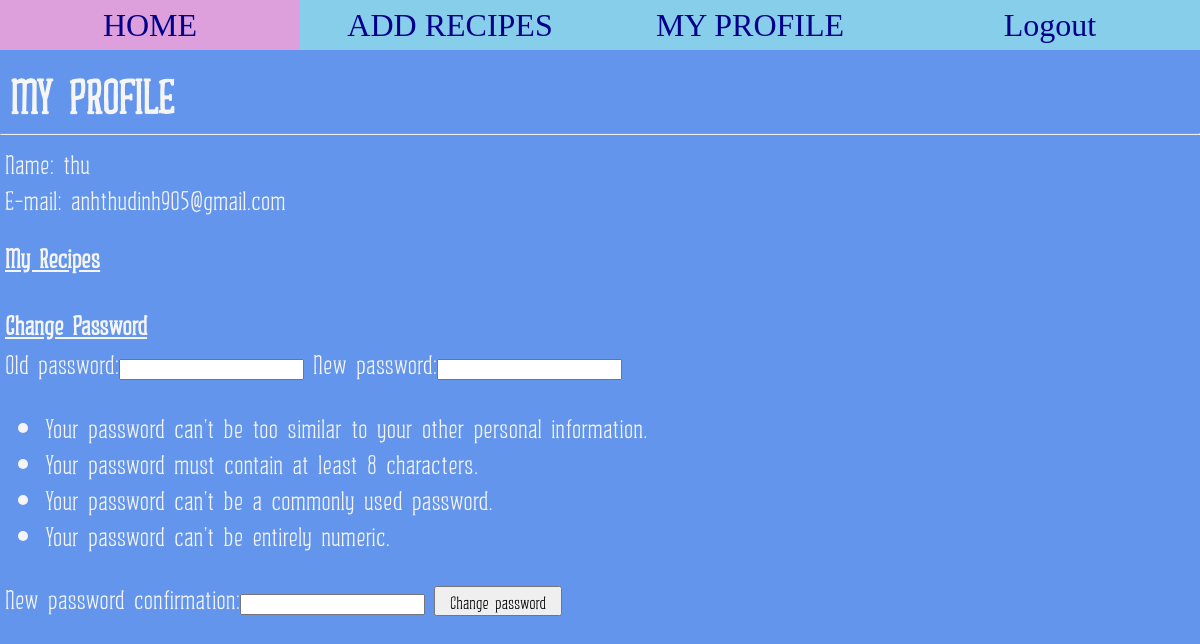
Before: /blog/profile/ (signed in) with the older database file.
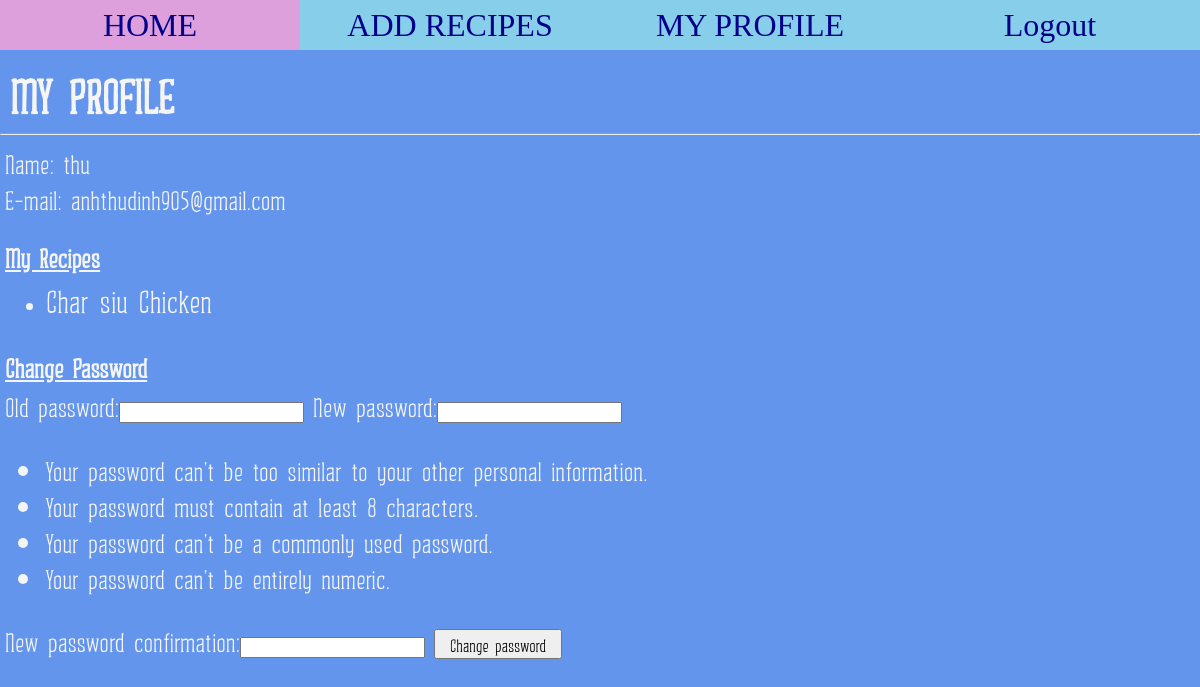
After: the same page with the newer database file.
### blog/models.py (models this page shows, shortened)
class Recipe(models.Model):
    recipe_name = models.CharField(max_length= 200)
    pub_date = models.DateTimeField('date published')
    author = models.ForeignKey(User, on_delete=models.SET_NULL, null=True, blank=True)
    def was_published_recently(self):
        now = timezone.now()
        return now - datetime.timedelta(days=30) <= self.pub_date <= now
    was_published_recently.admin_order_field = 'pub_date'
    was_published_recently.boolean = True
    was_published_recently.short_description = 'Published recently?'

### blog/views.py (the view)
# urls.py: path('profile/', views.ProfileView.as_view(), name='profile'),
class ProfileView(LoginRequiredMixin, generic.ListView):
    redirect_field_name =""
    template_name = 'blog/profile.html'
    model = Recipe
    context_object_name='my_recipe_list'
    def get_context_data(self, **kwargs):
        context = super().get_context_data(**kwargs)
        context['form'] = PasswordChangeForm(self.request.user)
        return context
    def get_queryset(self):
        return Recipe.objects.filter(author__username=self.request.user.username)

### blog/templates/blog/profile.html (shortened to what this page needs)
{% extends 'blog/base.html' %}
{% load static %}
{% block content %}
<h1 class = "pro_heading"> MY PROFILE</h1>
<hr>
<div class = "info">
    <p>Name: {{user.username}}</p>
    <p>E-mail: {{user.email}}</p>
    <h2 class="pro_recipes">My Recipes</h2>
    <div class = "my_recipes">
        <ul class = "my_recipes">
            {% for recipe in my_recipe_list %}
            <li><a href = "{% url 'blog:edit' recipe.id %}">{{recipe.recipe_name}}</a></li>
            {% endfor %}
        </ul>
    </div>
    <h3 class = "change_password">Change Password</h3>
    <div class="change_pass">
    <form action = "{% url 'blog:changepassword' %}" method="POST">
        {{ form }}
        <input type="submit" value= "Change password">
    </form>
    </div>
</div>
{% endblock %}

### blog/templates/blog/base.html (shortened to what this page needs)
<!DOCTYPE html>
{% load static %}
<head>
    <link rel = "stylesheet" type = "text/css" href="{% static 'blog/style.css' %}">
</head>
<body>
    <div class = "navbar">
        {% block navbar %}
        <span id="home">HOME</span>
        <span id="add_recipes">ADD RECIPES</span>
        <span id="my_profile">MY PROFILE</span>
        {% if user.is_authenticated %}
            <span id="logout">Logout</span>
        {% else %}
            <span id="login">Login</span>
        {% endif %}
        {% endblock %}
    </div>
    <div class = "content">
        {% block content %}{% endblock %}
    </div>
</body>

### blog/static/blog/style.css (style rules this page uses)
div.navbar { display: flex; flex-direction: row; background-color: skyblue; justify-content: space-evenly; }
div.navbar span { display: inline-flex; height: 50px; width: 25%; justify-content: center; align-items: center; font-size: 2em; font-family: BarFont; color: darkblue; }
li a { display: inline-block; color: whitesmoke; font-size: xx-large; text-decoration: none; margin: 5px 20px; height: 100px; width: auto; }
body { background-color: cornflowerblue; margin: 0; }
.pro_heading { text-align: left; font-family: BodyFont; font-style: bold; color: whitesmoke; font-size: 3em; margin: 10px; }
div.info { display: flex; margin: 5px; flex-direction: column; color: whitesmoke; font-family: BodyFont; font-size: large; }
div.info p { margin: 0; padding: 0; font-size: 1.5em }
div.info form { font-size: 1.5em; }
div.info form input[type="submit"] { width: 20ch; font-family: BodyFont; font-size: large; }
div.info h2, div.info h3 { font-size: 1.5em; margin-bottom: 3px; text-decoration: underline; }
div.my_recipes ul { margin: 1px; }
div.my_recipes a { margin: 0; height: auto; }

Changed rows visible on the page:
now on this page (row edited): Recipe: recipe_name "Char siu Chicken"
